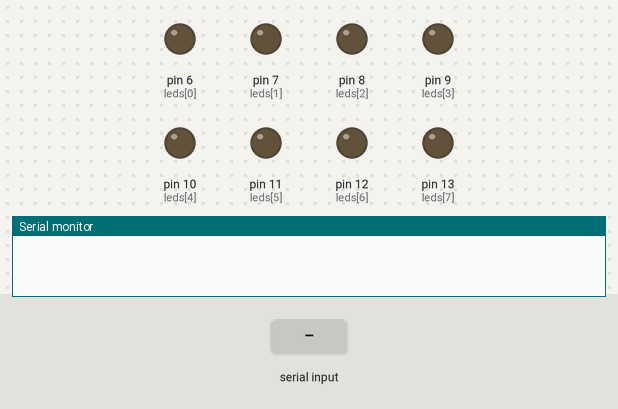
Bench run of a sketch on a simulated Arduino Uno, built with avr-gcc and run on an emulated ATmega328P. Shown: output pins drawn as LEDs (lit = HIGH), the last lines printed to the serial monitor. Inputs (shaded band) come from the test bench.

Above: at 1.2 s.
1.3 s: "5\n" received over Serial
At 1.87 s:
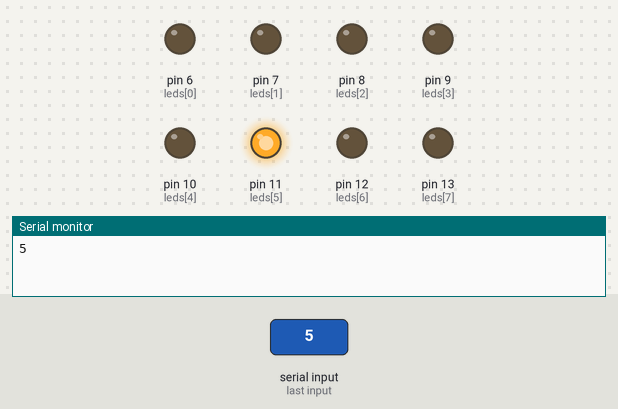
Timing chart, 0 to 4.3 s (numbered marks = the images above; inputs shaded):
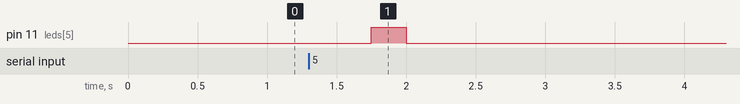

Measured:
- after the input at 1.3 s, pin 11 (leds[5]): LOW → HIGH after 0.45 s, → LOW 0.25 s later

The sketch:

SE_Prog02_LedEspecifico.ino
```cpp
int leds[8] = { 6, 7, 8, 9, 10, 11, 12, 13};


void setup() {
  // put your setup code here, to run once:
  for (int i = 0; i < 8; i++)
  {
    pinMode(leds[i], OUTPUT);
  }
  Serial.begin(9600);
  Serial.setTimeout(250);
}
int v;
void loop() {
  // put your main code here, to run repeatedly:
  limpiar();
  if (Serial.available() > 0)
  {
    v = Serial.readString().toInt();
    Serial.println(v);
    if (v >= 0 and v <= 7)
      digitalWrite(leds[v], 1);
  }
  delay(250);
}

void limpiar()
{
  for (int i = 0; i < 8; i++)
  {
    digitalWrite(leds[i], 0);
  }
}
```
